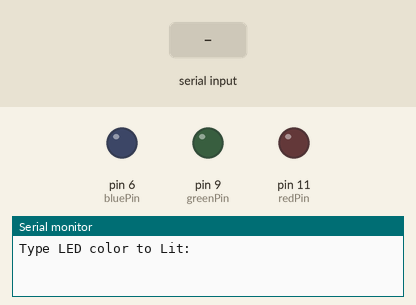
Simulated run of this sketch. Board: Arduino Uno, built with avr-gcc and run on an emulated ATmega328P. Parts: output pins drawn as LEDs (lit = HIGH), the last lines printed to the serial monitor. The test bench sets the inputs (shaded band).

Above: at 1.2 s.
1.3 s: "red" received over Serial
At 2.6 s:
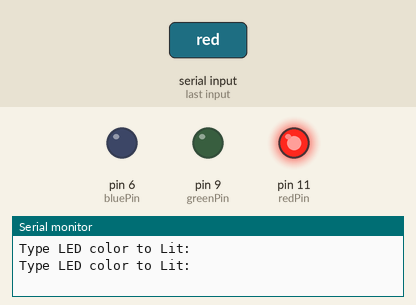
3.8 s: "green" received over Serial
At 5.7 s:
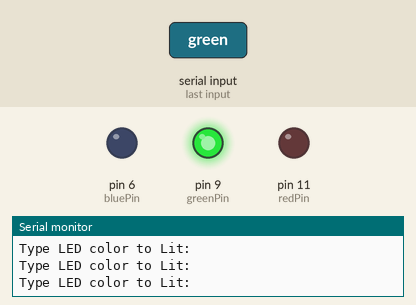
6.3 s: "blue" received over Serial
At 7.6 s:
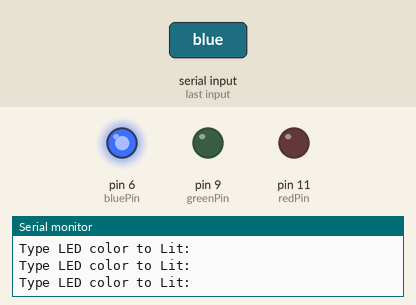
Timing chart, 0 to 9.3 s (numbered marks = the images above; inputs shaded):
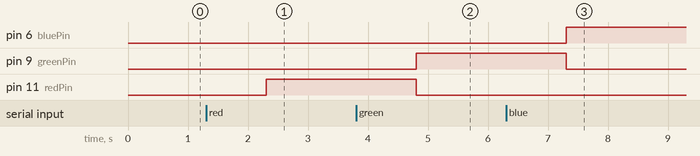

Measured:
- after the input at 1.3 s, pin 11 (redPin): LOW → HIGH after 1.0 s
- after the input at 3.8 s, pin 9 (greenPin): LOW → HIGH after 1.0 s; pin 11 (redPin): HIGH → LOW after 1.0 s
- after the input at 6.3 s, pin 6 (bluePin): LOW → HIGH after 1.0 s; pin 9 (greenPin): HIGH → LOW after 1.0 s

The sketch:

09_Multiple_LEDs.ino
```cpp
int redPin = 11;
int greenPin = 9;
int bluePin = 6;
int baudRate = 9600;
String prompt = "Type LED color to Lit: ";
String chosenColor;
void setup()
{
  Serial.begin(baudRate);
  pinMode(redPin, OUTPUT);
  pinMode(greenPin, OUTPUT);
  pinMode(bluePin, OUTPUT);
}

void loop()
{
  Serial.println(prompt);
  while(Serial.available()==0) {
  }
  chosenColor = Serial.readString();
  chosenColor.toLowerCase();
  chosenColor.trim();
  //Serial.println(chosenColor);

  while(!chosenColor.equals("red") && !chosenColor.equals("green") && !chosenColor.equals("blue")) {
  	Serial.println("Please Enter a Valid Color ! :");
    while(Serial.available() == 0){
    }
    chosenColor = Serial.readString();
    chosenColor.toLowerCase();
    chosenColor.trim();
  }


  analogWrite(redPin, LOW);
  analogWrite(greenPin, LOW);
  analogWrite(bluePin, LOW);

  if(chosenColor == "red")
    analogWrite(redPin, 255);
  if(chosenColor == "green")
    analogWrite(greenPin, 255);
  if(chosenColor == "blue")
    analogWrite(bluePin, 255);
}
```
